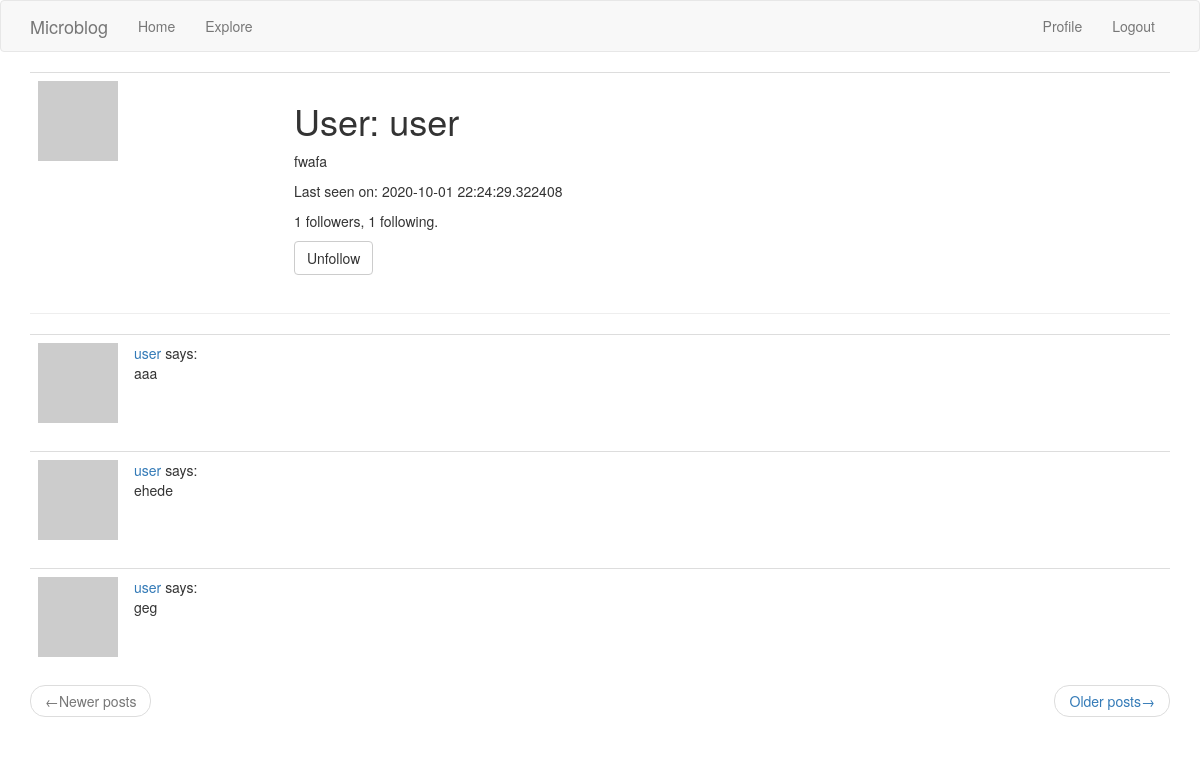
Page /user/user (signed in) on the earlier database version.
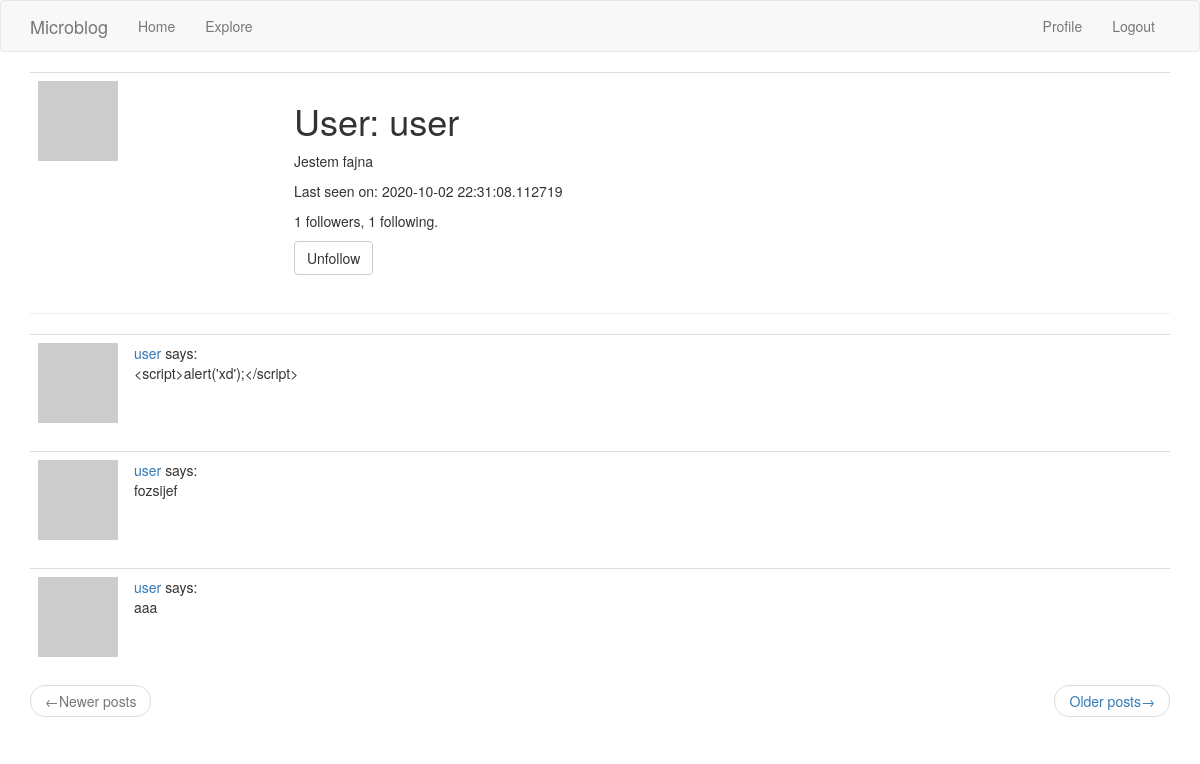
Same page on the later database version.
### app/models.py (models this page shows, shortened)
class User(UserMixin, db.Model):
    id = db.Column(db.Integer, primary_key=True)
    username = db.Column(db.String(64), index=True, unique=True)
    email = db.Column(db.String(120), index=True, unique=True)
    password_hash = db.Column(db.String(128))
    posts = db.relationship('Post', backref='author', lazy='dynamic')
    about_me = db.Column(db.String(140))
    last_seen = db.Column(db.DateTime, default=datetime.utcnow)
    followed = db.relationship('User', secondary=followers,
                               primaryjoin=(followers.c.follower_id == id),
                               secondaryjoin=(followers.c.followed_id == id),
                               backref=db.backref('followers', lazy='dynamic'),
                               lazy='dynamic')
    def avatar(self, size):
        digest = md5(self.email.lower().encode('utf-8')).hexdigest()
        return 'https://www.gravatar.com/avatar/{}?=identicon&s={}'.format(digest, size)
    def is_following(self, user):
        return self.followed.filter(followers.c.followed_id == user.id).count() > 0

class Post(db.Model):
    id = db.Column(db.Integer, primary_key=True)
    body = db.Column(db.String(140))
    timestamp = db.Column(db.DateTime, index=True, default=datetime.utcnow)
    user_id = db.Column(db.Integer, db.ForeignKey('user.id'))

### app/routes.py (the view)
@app.route('/user/<username>')
@login_required
def user(username):
    user = User.query.filter_by(username=username).first_or_404()
    page = request.args.get('page', 1, type=int)
    posts = user.posts.order_by(Post.timestamp.desc()).paginate(
        page, app.config['POSTS_PER_PAGE'], False)
    next_url = url_for('user', username=user.username, page=posts.next_num) \
        if posts.has_next else None
    prev_url = url_for('user', username=user.username, page=posts.prev_num) \
        if posts.has_prev else None
    form = EmptyForm()
    return render_template('user.html', user=user, posts=posts.items,
                           next_url=next_url, prev_url=prev_url, form=form)

### app/forms.py
class EmptyForm(FlaskForm):
    submit = SubmitField('Submit')

### app/models.py (called while the page is built)
@login.user_loader
def user_loader(id):
    return User.query.get(int(id))

### app/routes.py (called while the page is built)
@app.before_request
def before_request():
    if current_user.is_authenticated:
        current_user.last_seen = datetime.utcnow()
        db.session.commit()

### app/templates/user.html (shortened to what this page needs)
{% extends "base.html" %}
{% import 'bootstrap/wtf.html' as wtf %}
{% block app_content %}
    <table class="table table table-hover">
        <tr valign="top">
            <td width="256x"><img src="{{ user.avatar(128) }}"></td>
            <td>
                <h1>User: {{ user.username }}</h1>
                {% if user.about_me %}<p>{{ user.about_me }}</p>{% endif %}
                {% if user.last_seen %}<p>Last seen on: {{ user.last_seen }}</p>{% endif %}
                <p>{{ user.followers.count() }} followers, {{ user.followed.count() }} following. </p>
                {% if user == current_user %}
                <p><a href="{{ url_for('edit_profile') }}">Edit your profile</a></p>
                {% else %}
                <p>
                    <form action="{{ url_for('unfollow', username=user.username) }}" method="post">
                        {{ form.submit(value='Unfollow', class_='btn btn-default') }}
                    </form>
                </p>
                {% endif %}
            </td>
        </tr>
    </table>
    <hr>
    {% for post in posts %}
        {% include '_post.html' %}
    {% endfor %}
    <nav aria-label="...">
        <ul class="pager">
            <li class="previous{% if not prev_url %} disabled{% endif %}">
                <a href="{{ prev_url or '#' }}">
                    <span aria-hidden="true">&larr;</span>Newer posts
                </a>
            </li>
            <li class="next{% if not next_url %} disabled{% endif %}">
                <a href="{{ next_url or '#' }}">
                    Older posts<span aria-hidden="true">&rarr;</span>
                </a>
            </li>
        </ul>
    </nav>
{% endblock %}

### app/templates/base.html (shortened to what this page needs)
{% extends 'bootstrap/base.html' %}
{% block navbar %}
    <nav class="navbar navbar-default">
        <div class="container">
            <div class="navbar-header">
                <a class="navbar-brand" href="{{ url_for('index') }}">Microblog</a>
            </div>
            <div class="collapse navbar-collapse" id="bs-example-navbar-collapse-1">
                <ul class="nav navbar-nav">
                    <li><a href="{{ url_for('index') }}">Home</a></li>
                    <li><a href="{{ url_for('explore') }}">Explore</a></li>
                </ul>
                <ul class="nav navbar-nav navbar-right">
                    {% if current_user.is_anonymous %}
                    <li><a href="{{ url_for('login') }}">Login</a></li>
                    {% else %}
                    <li><a href="{{ url_for('user', username=current_user.username)  }}">Profile</a></li>
                    <li><a href="{{ url_for('logout') }}">Logout</a></li>
                    {% endif %}
                </ul>
            </div>
        </div>
    </nav>
{% endblock %}
{% block content %}
    <div class="container">
        {% block app_content %}{% endblock %}
    </div>
{% endblock %}

### app/templates/_post.html
<table class="table table-hover">
    <tr>
        <td width="70px">
            <a href="{{ url_for('user', username=post.author.username) }}">
                <img src="{{ post.author.avatar(70) }}">
            </a>
        </td>
        <td>
            <a href="{{ url_for('user',username=post.author.username) }}">
                     {{ post.author.username }}
            </a>
            says: <br>{{ post.body }}
        </td>
    </tr>
</table>

Differences in the rows shown:
no longer on this page (row unchanged): Post: author.username "user", body "ehede"
no longer on this page (row unchanged): Post: author.username "user", body "geg"
changed User "user": about_me "fwafa" → "Jestem fajna"; last_seen "2020-10-01 22:24:29.322408" → "2020-10-02 22:31:08.112719"
added Post: author.username "user", body "<script>alert('xd');</script>"
added Post: author.username "user", body "fozsijef"
